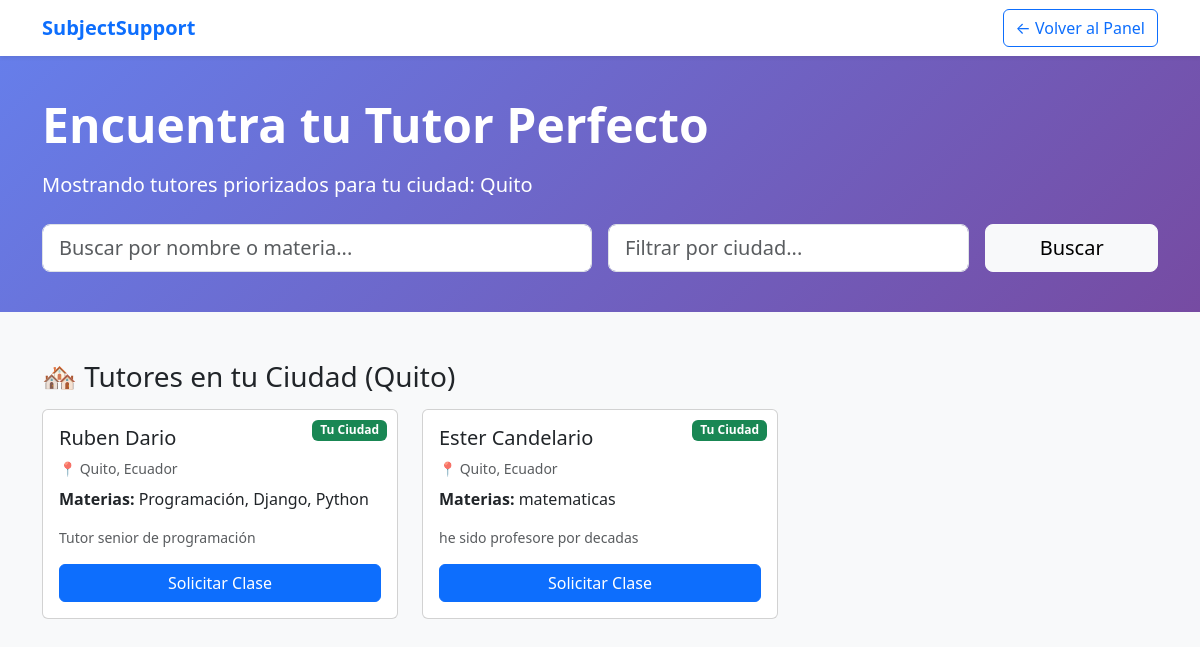
The page /tutors/ (signed in) on the database its author committed.
### accounts/models.py (models this page shows, shortened)
class ClientProfile(models.Model):
    user = models.OneToOneField(
        User,
        on_delete=models.CASCADE,
        related_name='client_profile'
    )
    is_minor = models.BooleanField(
        default=False,
        verbose_name='Es menor de edad'
    )
    parent_name = models.CharField(
        max_length=200,
        blank=True,
        null=True,
        verbose_name='Nombre del padre/tutor legal'
    )
    city = models.CharField(
        max_length=100,
        default='Quito',
        verbose_name='Ciudad'
    )
    country = models.CharField(
        max_length=100,
        default='Ecuador',
        verbose_name='País'
    )
    created_at = models.DateTimeField(auto_now_add=True)
    class Meta:
        verbose_name = 'Perfil de Cliente'
        verbose_name_plural = 'Perfiles de Clientes'

class User(AbstractUser):
    USER_TYPE_CHOICES = (
        ('tutor', 'Tutor'),
        ('client', 'Cliente'),
    )
    email = models.EmailField(
        unique=True,
        validators=[EmailValidator()],
        verbose_name='Correo Electrónico'
    )
    name = models.CharField(max_length=200, verbose_name='Nombre Completo')
    user_type = models.CharField(
        max_length=10,
        choices=USER_TYPE_CHOICES,
        verbose_name='Tipo de Usuario'
    )
    date_joined = models.DateTimeField(auto_now_add=True)
    is_active = models.BooleanField(default=True)
    USERNAME_FIELD = 'email'
    REQUIRED_FIELDS = ['username', 'name', 'user_type']
    class Meta:
        verbose_name = 'Usuario'
        verbose_name_plural = 'Usuarios'

class TutorProfile(models.Model):
    user = models.OneToOneField(
        User,
        on_delete=models.CASCADE,
        related_name='tutor_profile'
    )
    subjects = models.CharField(
        max_length=500,
        help_text='Materias que enseña (separadas por comas)',
        verbose_name='Materias'
    )
    bio = models.TextField(
        blank=True,
        null=True,
        verbose_name='Biografía'
    )
    experience = models.TextField(
        blank=True,
        null=True,
        verbose_name='Experiencia'
    )
    city = models.CharField(
        max_length=100,
        default='Quito',
        verbose_name='Ciudad'
    )
    country = models.CharField(
        max_length=100,
        default='Ecuador',
        verbose_name='País'
    )
    created_at = models.DateTimeField(auto_now_add=True)
    class Meta:
        verbose_name = 'Perfil de Tutor'
        verbose_name_plural = 'Perfiles de Tutores'

### core/views.py (the view)
# urls.py: path('tutors/', views.tutor_selection, name='tutor_selection'),
@login_required
def tutor_selection(request):
    if request.user.user_type != 'client':
        messages.error(request, 'Solo los clientes pueden ver la lista de tutores.')
        return redirect('dashboard')
    try:
        client_profile = request.user.client_profile
        client_city = client_profile.city
        client_country = client_profile.country
    except:
        client_city = None
        client_country = None
    all_tutors = User.objects.filter(
        user_type='tutor',
        is_active=True
    ).select_related('tutor_profile')
    search_query = request.GET.get('search', '')
    city_filter = request.GET.get('city', '')
    if search_query:
        all_tutors = all_tutors.filter(
            Q(name__icontains=search_query) |
            Q(tutor_profile__subjects__icontains=search_query)
        )
    if city_filter:
        all_tutors = all_tutors.filter(tutor_profile__city__icontains=city_filter)
    same_city_tutors = []
    same_country_tutors = []
    other_tutors = []
    for tutor in all_tutors:
        try:
            tutor_profile = tutor.tutor_profile
            if client_city and tutor_profile.city == client_city:
                same_city_tutors.append(tutor)
            elif client_country and tutor_profile.country == client_country:
                same_country_tutors.append(tutor)
            else:
                other_tutors.append(tutor)
        except:
            other_tutors.append(tutor)
    prioritized_tutors = same_city_tutors + same_country_tutors + other_tutors
    context = {
        'tutors': prioritized_tutors,
        'same_city_tutors': same_city_tutors,
        'same_country_tutors': same_country_tutors,
        'other_tutors': other_tutors,
        'client_city': client_city,
        'client_country': client_country,
        'search_query': search_query,
        'city_filter': city_filter,
    }
    return render(request, 'core/tutor_selection.html', context)

### core/templates/core/tutor_selection.html (shortened to what this page needs)
<!DOCTYPE html>
<html lang="es">
<head>
    <link href="https://cdn.jsdelivr.net/npm/bootstrap@5.3.0/dist/css/bootstrap.min.css" rel="stylesheet">
</head>
<body class="bg-light">
    <nav class="navbar navbar-expand-lg navbar-light bg-white shadow-sm">
        <div class="container">
            <a class="navbar-brand fw-bold text-primary" href="{% url 'landing' %}">SubjectSupport</a>
            <div class="ms-auto">
                <a href="{% url 'client_dashboard' %}" class="btn btn-outline-primary">← Volver al Panel</a>
            </div>
        </div>
    </nav>
    <div class="search-section">
        <div class="container">
            <h1 class="display-5 fw-bold mb-3">Encuentra tu Tutor Perfecto</h1>
            <p class="lead mb-4">{% if client_city %}Mostrando tutores priorizados para tu ciudad: {{ client_city }}{% else %}Explora nuestra red de tutores{% endif %}</p>
            <form method="get" class="row g-3">
                <div class="col-md-6">
                    <input type="text" name="search" class="form-control form-control-lg"
                           placeholder="Buscar por nombre o materia..." value="{{ search_query }}">
                </div>
                <div class="col-md-4">
                    <input type="text" name="city" class="form-control form-control-lg"
                           placeholder="Filtrar por ciudad..." value="{{ city_filter }}">
                </div>
                <div class="col-md-2">
                    <button type="submit" class="btn btn-light btn-lg w-100">Buscar</button>
                </div>
            </form>
        </div>
    </div>
    <div class="container my-5">
        {% if same_city_tutors %}
        <div class="mb-5">
            <h3 class="mb-3">🏘️ Tutores en tu Ciudad ({{ client_city }})</h3>
            <div class="row g-4">
                {% for tutor in same_city_tutors %}
                <div class="col-md-6 col-lg-4">
                    <div class="card tutor-card position-relative">
                        <span class="badge bg-success priority-badge">Tu Ciudad</span>
                        <div class="card-body">
                            <h5 class="card-title">{{ tutor.name }}</h5>
                            <p class="text-muted small mb-2">
                                📍 {{ tutor.tutor_profile.city }}, {{ tutor.tutor_profile.country }}
                            </p>
                            <p class="card-text"><strong>Materias:</strong> {{ tutor.tutor_profile.subjects }}</p>
                            {% if tutor.tutor_profile.bio %}
                                <p class="card-text small text-muted">{{ tutor.tutor_profile.bio|truncatewords:15 }}</p>
                            {% endif %}
                            <a href="{% url 'request_session' tutor.id %}" class="btn btn-primary w-100">
                                Solicitar Clase
                            </a>
                        </div>
                    </div>
                </div>
                {% endfor %}
            </div>
        </div>
        {% endif %}
    </div>
</body>
</html>

### core/templates/core/tutor_selection.html (style rules this page uses)
.tutor-card { transition: transform 0.2s, box-shadow 0.2s; height: 100%; }
.priority-badge { position: absolute; top: 10px; right: 10px; }
.search-section { background: linear-gradient(135deg, #667eea 0%, #764ba2 100%); color: white; padding: 40px 0; }

### rows shown on the page
ClientProfile: city "Quito"
User: name "Ruben Dario", tutor_profile.city "Quito", tutor_profile.country "Ecuador", tutor_profile.subjects "Programación, Django, Python", tutor_profile.bio "Tutor senior de programación"
User: name "Ester Candelario", tutor_profile.city "Quito", tutor_profile.country "Ecuador", tutor_profile.subjects "matematicas", tutor_profile.bio "he sido profesore por decadas"
